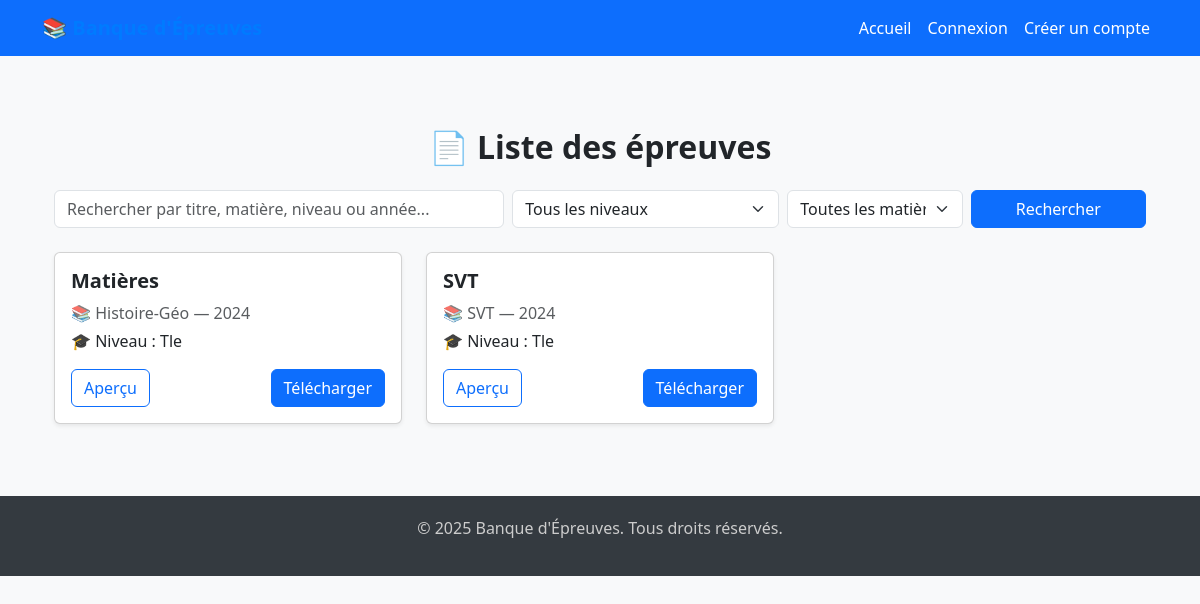
Page /epreuves/ on the committed database.
### blog/models.py (models this page shows, shortened)
class Epreuve(models.Model):
    NIVEAUX = [
        ('Tle', 'Terminale'),
        ('1ère', 'Première'),
        ('2nde', 'Seconde'),
        ('3e', 'Troisième'),
        ('4e', 'Quatrième'),
        ('5e', 'Cinquième'),
        ('6e', 'Sixième'),
        ('CI', 'Cours d\'Initiation'),
        ('CP', 'Cours Préparatoire'),
        ('CE1', 'Cours Élémentaire 1'),
        ('CE2', 'Cours Élémentaire 2'),
        ('CM1', 'Cours Moyen 1'),
        ('CM2', 'Cours Moyen 2'),
        ('6e', '6e'),
        ('5e', '5e'),
        ('4e', '4e'),
        ('3e', '3e'),
        ('2nde', '2nde'),
        ('1ère', '1ère'),
        ('Tle', 'Terminale'),
        ('BTS', 'BTS'),
        ('Licence', 'Licence'),
    ]
    titre = models.CharField(max_length=255)
    fichier = models.FileField(upload_to='epreuves/')
    prix = models.DecimalField(max_digits=6, decimal_places=2)
    matiere = models.ForeignKey(Matière, on_delete=models.CASCADE)
    niveau = models.CharField(max_length=100, choices=NIVEAUX, default='Tle')
    annee = models.CharField(max_length=10, default='2024')
    telechargements = models.IntegerField(default=0)
    created_at = models.DateTimeField(auto_now_add=True)

class Matière(models.Model):
    nom = models.CharField(max_length=100)
    created_at = models.DateTimeField(auto_now_add=True)
    updated_at = models.DateTimeField(auto_now=True)

### blog/views.py (the view)
# urls.py: path('epreuves/', views.liste_epreuves, name='epreuves'),
def liste_epreuves(request):
    epreuves = Epreuve.objects.all()
    return render(request, 'épreuves/liste.html', {'epreuves': epreuves})

### blog/templates/épreuves/liste.html (shortened to what this page needs)
{% extends 'base.html' %}
{% block content %}
<div class="container mt-5">
  <h2 class="text-center mb-4 fw-bold">📄 Liste des épreuves</h2>
  <form method="GET" class="mb-4">
    <div class="row g-2 align-items-center">
      <div class="col-md-5">
        <input type="text" name="q" class="form-control" placeholder="Rechercher par titre, matière, niveau ou année..." value="{{ request.GET.q }}">
      </div>
      <div class="col-md-3">
        <select name="niveau" class="form-select">
          <option value="">Tous les niveaux</option>
        </select>
      </div>
      <div class="col-md-2">
        <select name="matiere" class="form-select">
          <option value="">Toutes les matières</option>
        </select>
      </div>
      <div class="col-md-2">
        <button type="submit" class="btn btn-primary w-100">Rechercher</button>
      </div>
    </div>
  </form>
  {% if epreuves %}
    <div class="row row-cols-1 row-cols-md-2 row-cols-lg-3 g-4">
      {% for epreuve in epreuves %}
        <div class="col">
          <div class="card h-100 shadow-sm">
            <div class="card-body">
              <h5 class="card-title fw-bold">{{ epreuve.titre }}</h5>
              <p class="text-muted mb-1">📚 {{ epreuve.matiere.nom }} — {{ epreuve.annee }}</p>
              <p class="card-text">🎓 Niveau : {{ epreuve.niveau }}</p>
              <div class="d-flex justify-content-between mt-3">
                <a href="{% url 'apercu_epreuve' epreuve.id %}" class="btn btn-outline-primary apercu-btn">
                   Aperçu
                </a>
                <a href="{% url 'telecharger_epreuve' epreuve.id %}" class="btn btn-primary">
                   Télécharger
                </a>
              </div>
            </div>
          </div>
        </div>
      {% endfor %}
    </div>
  {% else %}
    <p class="text-center text-muted">Aucune épreuve ne correspond à votre recherche.</p>
  {% endif %}
</div>
{% endblock %}

### app_auth/templates/base.html (style rules this page uses)
body { background-color: #f8f9fa; }

### rows in the picture
Epreuve: titre "Matières", matiere.nom "Histoire-Géo", annee "2024", niveau "Tle"
Epreuve: titre "SVT", matiere.nom "SVT", annee "2024", niveau "Tle"
